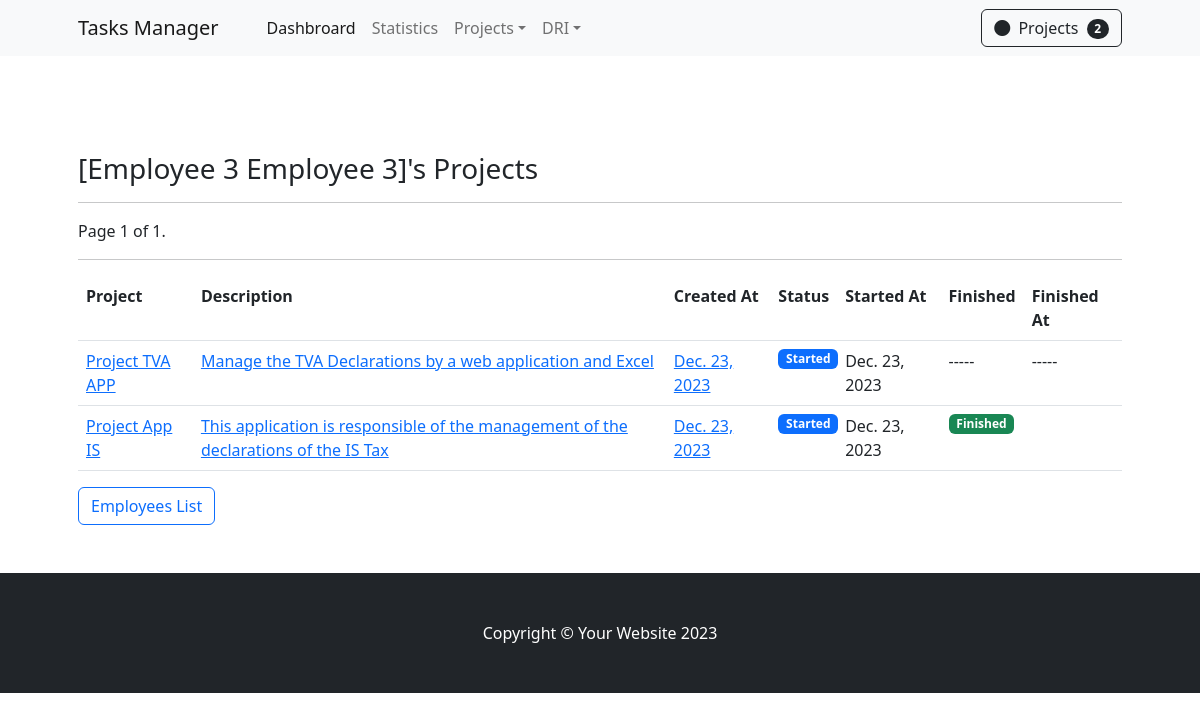
/employees/3/projects/projects-list, run on the app's committed database.
### apps/backend/models.py (models this page shows, shortened)
class Employee(models.Model):
    ppr         = models.CharField(max_length=20)
    first_name  = models.CharField(max_length=100)
    last_name   = models.CharField(max_length=100)
    entity      = models.ForeignKey(Entity, on_delete=models.CASCADE, related_name='employees')
    function    = models.ForeignKey(Function, on_delete=models.CASCADE, related_name='employees')

class Responsible(models.Model):
    employee    = models.ForeignKey(Employee, on_delete=models.CASCADE, related_name='reponsibles')
    task        = models.ForeignKey(Task, on_delete=models.CASCADE, related_name='responsibles')
    start_date  = models.DateField(default=datetime.now)
    end_date    = models.DateField(default=datetime.now)
    observation = models.TextField(blank=True)

class Task(models.Model):
    title           = models.CharField(max_length=100)
    description     = models.TextField(blank=False)
    phase           = models.ForeignKey(Phase, on_delete=models.CASCADE, related_name='tasks')
    created_at      = models.DateTimeField(default=datetime.now)
    updated_at      = models.DateTimeField(default=datetime.now)
    ongoing         = models.BooleanField(default=False)
    started_at      = models.DateTimeField(default=datetime.now)
    finished        = models.BooleanField(default=False)
    finished_at     = models.DateTimeField(default=datetime.now)

class Phase(models.Model):
    title           = models.CharField(max_length=150)
    description     = models.TextField(blank=False)
    project         = models.ForeignKey(Project, on_delete=models.CASCADE, related_name='phases')

class Project(models.Model):
    title           = models.CharField(max_length=150)
    description     = models.TextField(blank=False)
    phases_nbr      = models.IntegerField(default=1)
    created_at      = models.DateTimeField(default=datetime.now)
    updated_at      = models.DateTimeField(default=datetime.now)
    ongoing         = models.BooleanField(default=False)
    started_at      = models.DateTimeField(default=datetime.now)
    finished        = models.BooleanField(default=False)
    finished_at     = models.DateTimeField(default=datetime.now)

### apps/backend/views/employee.py (the view)
# urls.py: path('employees/<int:employee_id>/projects/<str:tag>', view=employeeProjects, name='employee-projects'),
def employeeProjects(request, employee_id, tag):
    employee        = Employee.objects.get(id=employee_id)
    responsibles    = Responsible.objects.filter(employee_id=employee_id)
    paginator       = Paginator(responsibles, 4) #Show 4 entities by row
    page_number     = request.GET.get("page")
    page_obj        = paginator.get_page(page_number)
    context = {
        "object_list" : page_obj,
        "employee": employee,
        'page_obj': page_obj
    }
    if tag == 'projects-list':
        return render(request=request, template_name='employees/employee_projects.html', context=context)
    else:
        return render(request=request, template_name='employees/employee_tasks.html', context=context)

### apps/backend/templates/employees/employee_projects.html (shortened to what this page needs)
{% extends '_base.html' %}
{% load crispy_forms_tags %}
{% load static %}
{% block content %}
    <section class="py-5">
        <div class="container px-4 px-lg-5 mt-5">
            <h3> [{{employee.first_name}} {{employee.last_name}}]'s Projects </h3>
            <hr>
            <div class="pagination">
                <span class="step-links">
                    <span class="current">
                        Page {{ page_obj.number }} of {{ page_obj.paginator.num_pages }}.
                    </span>
                </span>
            </div>
            <hr>
            <table class="table table-responsive flex-fill">
                <tr>
                    <th>Project</th>
                    <th>Description</th>
                    <th>Created At</th>
                    <th>Status</th>
                    <th>Started At</th>
                    <th>Finished</th>
                    <th>Finished At</th>
                </tr>
                {% for responsible in object_list %}
                        <td>
                            <a href="">{{responsible.task.phase.project.title}}</a>
                        </td>
                        <td>
                            <a href="">{{responsible.task.phase.project.description}}</a>
                        </td>
                        <td>
                            <a href="">{{responsible.task.phase.project.created_at|date}}</a>
                        </td>
                        {% if responsible.task.phase.project.ongoing %}
                            <td>
                                <div class="badge bg-primary text-white position-absolute" ">Started</div>
                            </td>
                            <td>
                                {{responsible.task.phase.project.started_at|date}}
                            </td>
                        {% endif %}
                        {% if responsible.task.phase.project.finished and responsible.task.phase.project.ongoing %}
                            <td>
                                <div class="badge bg-success text-white position-absolute" ">Finished</div>
                            </td>
                            <td>
                            </td>
                        {% else %}
                            <td>
                                -----
                            </td>
                            <td>
                                -----
                            </td>
                        {% endif %}
                {% endfor %}
            </table>
            <a href="{% url 'employee-list' %}" class="btn btn-outline-primary" >Employees List</a>
        </div>
    </section>
{% endblock %}

### data on the page
Employee: first_name "Employee 3", last_name "Employee 3"
Responsible: task.phase.project "Project TVA APP", task.phase.project.description "Manage the TVA Declarations by a web application and Excel", task.phase.project.created_at "Dec. 23, 2023", task.phase.project.started_at "Dec. 23, 2023"
Responsible: task.phase.project "Project App IS", task.phase.project.description "This application is responsible of the management of the declarations of the IS Tax", task.phase.project.created_at "Dec. 23, 2023", task.phase.project.started_at "Dec. 23, 2023"

### other printed values
{{ object_list|length }} "2"
{{ page_obj.number }} "1"
{{ page_obj.paginator.num_pages }} "1"
